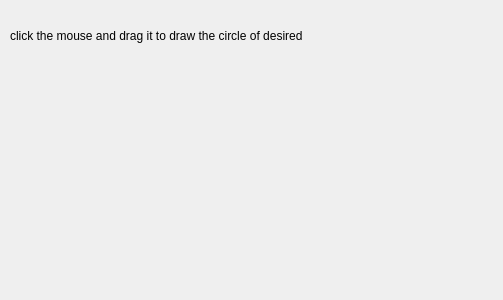
<?xml version="1.0" encoding="UTF-8"?>
<ui version="4.0">
 <class>Dialog</class>
 <widget class="QDialog" name="Dialog">
  <property name="geometry">
   <rect>
    <x>0</x>
    <y>0</y>
    <width>503</width>
    <height>300</height>
   </rect>
  </property>
  <property name="windowTitle">
   <string>Dialog</string>
  </property>
  <widget class="QLabel" name="label">
   <property name="geometry">
    <rect>
     <x>10</x>
     <y>20</y>
     <width>471</width>
     <height>31</height>
    </rect>
   </property>
   <property name="text">
    <string>click the mouse and drag it to draw the circle of desired</string>
   </property>
  </widget>
 </widget>
 <resources/>
 <connections/>
</ui>
